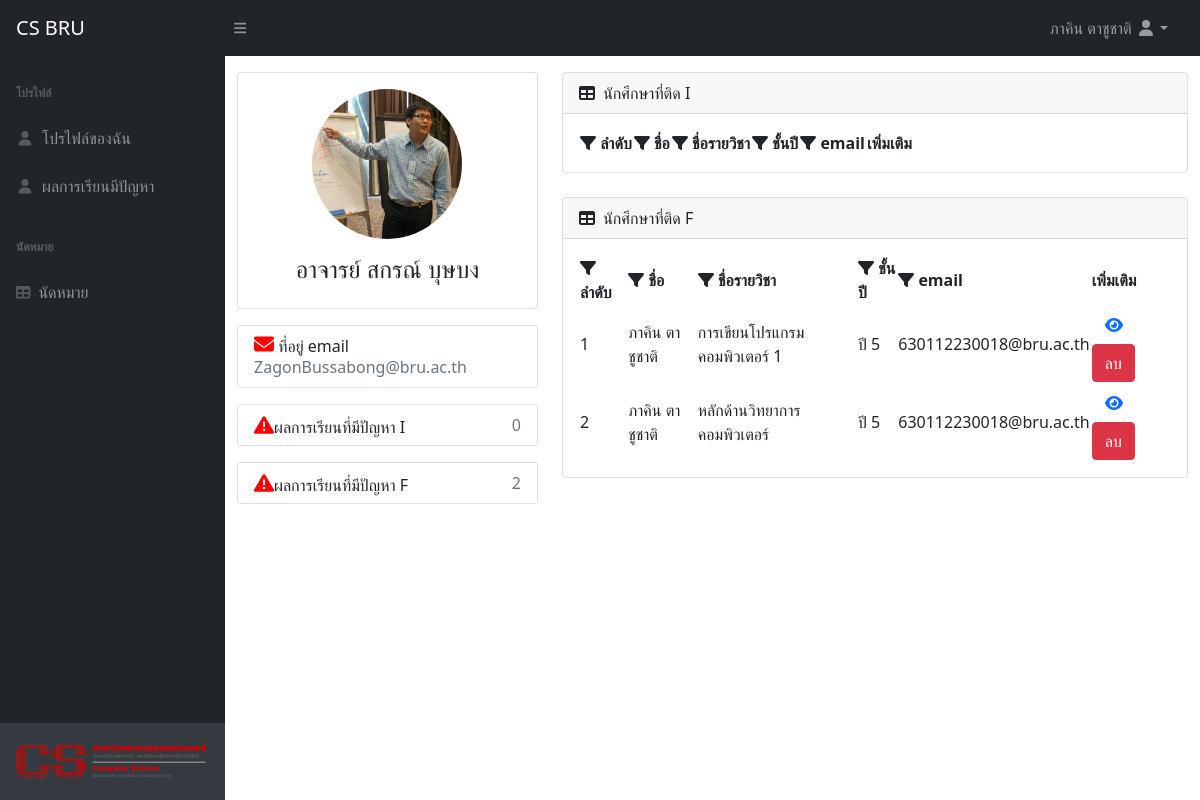
The page /phum_project/page_main_professor.php (signed in) on the database its author committed.
### tables this page shows
CREATE TABLE `user_professor` (
  `id` int(20) NOT NULL,
  `f_name` varchar(50) NOT NULL,
  `l_name` varchar(50) NOT NULL,
  `email` varchar(30) NOT NULL,
  `password` varchar(255) NOT NULL,
  `level` int(1) NOT NULL DEFAULT 2
);

CREATE TABLE `grad` (
  `id` int(11) NOT NULL,
  `id_student` int(20) NOT NULL,
  `id_professor` int(20) DEFAULT 0,
  `id_course` int(11) NOT NULL,
  `grad` varchar(1) NOT NULL
);

CREATE TABLE `user_student` (
  `id` int(20) NOT NULL,
  `ID_student` varchar(12) NOT NULL,
  `f_name` varchar(50) NOT NULL,
  `l_name` varchar(50) NOT NULL,
  `gender` int(1) NOT NULL,
  `year` int(1) NOT NULL,
  `email` varchar(30) NOT NULL,
  `password` varchar(255) NOT NULL,
  `grade_1_1` float DEFAULT NULL,
  `grade_1_2` float DEFAULT NULL,
  `grade_2_1` float DEFAULT NULL,
  `grade_2_2` float DEFAULT NULL,
  `grade_3_1` float DEFAULT NULL,
  `grade_3_2` float DEFAULT NULL,
  `grade_4_1` float DEFAULT NULL,
  `grade_4_2` float DEFAULT NULL,
  `level` int(1) NOT NULL DEFAULT 1
);

CREATE TABLE `course` (
  `id` int(11) NOT NULL,
  `name` varchar(255) DEFAULT NULL,
  `id_professor` int(11) DEFAULT NULL,
  `year` int(11) DEFAULT NULL
);

### phum_project/back_end/funtion.php (called while the page is built, shortened)
<?php
    function show_name_student_form_id($id){
        include('back_end/server.php');
        $sql = "SELECT * FROM user_student WHERE `id` = $id ";
        $resule_professor = mysqli_query($conn,$sql);
        $row_me = mysqli_fetch_assoc($resule_professor);
        $name = $row_me['f_name']." ".$row_me['l_name'];
        return $name;
    }
    function coures_d($id){
        include('back_end/server.php');
        $sql = "SELECT * FROM course WHERE id = $id";
        $resule_professor = mysqli_query($conn,$sql);
        $data = mysqli_fetch_assoc($resule_professor);
        return $data;
    }
?>

### phum_project/page_main_professor.php (the view, shortened to what this page needs)
<?php
    require('back_end/server.php');
    require('back_end/funtion.php');
    $id = $_SESSION['id'];
    $name = $_SESSION['name'];
    $sql = "SELECT * FROM user_professor WHERE id = '$id' ";
    $resule_student = mysqli_query($conn,$sql);
    $row_me = mysqli_fetch_assoc($resule_student);
    $sql = "SELECT * FROM user_student INNER JOIN grad
    ON grad.id_student = user_student.id WHERE id_professor = '$id' AND grad = 'I'";
    $resule_I = mysqli_query($conn,$sql);
    $count_I = mysqli_num_rows($resule_I);
    $sql = "SELECT * FROM user_student INNER JOIN grad
    ON grad.id_student = user_student.id WHERE id_professor = '$id' AND grad = 'F'";
    $resule_F = mysqli_query($conn,$sql);
    $count_F = mysqli_num_rows($resule_F);
?>
<!DOCTYPE html>
<html lang="en">
<head>
    <link href="https://cdn.jsdelivr.net/npm/simple-datatables@latest/dist/style.css" rel="stylesheet" />
    <link href="css/styles.css" rel="stylesheet" />
</head>
<body class="sb-nav-fixed"
    <?php if( isset($_SESSION['succeed']) ){ echo "onload=JSalert()"; unset($_SESSION['succeed']); } ?>>
    <nav class="sb-topnav navbar navbar-expand navbar-dark bg-dark">
        <a class="navbar-brand ps-3" href="#">CS BRU</a>
        <button class="btn btn-link btn-sm order-1 order-lg-0 me-4 me-lg-0" id="sidebarToggle" href="#!"><i
                class="fas fa-bars"></i></button>
        <ul class="navbar-nav ms-auto ms-md-0 me-3 me-lg-4">
            <li class="nav-item dropdown">
                <a class="nav-link dropdown-toggle" id="navbarDropdown" href="#" role="button" data-bs-toggle="dropdown"
                    aria-expanded="false"> <?php echo $name ?> <i class="fas fa-user fa-fw"></i></a>
            </li>
        </ul>
    </nav>
    <div id="layoutSidenav">
        <div id="layoutSidenav_nav">
            <nav class="sb-sidenav accordion sb-sidenav-dark" id="sidenavAccordion">
                <div class="sb-sidenav-menu">
                    <div class="nav">
                        <?php require('link.php'); ?>
                    </div>
                </div>
                <div class="sb-sidenav-footer">
                    <img src="img/cs_bru_logo.png" width="100%" alt="">
                </div>
            </nav>
        </div>
        <div id="layoutSidenav_content">
            <main>
                <div class="container">
                    <div class="main-body">
                        <div class="row gutters-sm mt-3">
                            <div class="col-md-4 mb-3">
                                <div class="card">
                                    <div class="card-body">
                                        <div class="d-flex flex-column align-items-center text-center">
                                        <?php if( file_exists("img_professor/$id.jpg") ){  ?>
                                            <img src="img_professor/<?php echo $id ?>.jpg" height="150" class="rounded-circle"
                                            width="150">
                                        <?php }else{  ?>
                                            <img src="img/free_profile.png" alt="Admin" class="rounded-circle" width="150">
                                        <?php }  ?>
                                            <div class="mt-3">
                                                <h4>อาจารย์ <?php echo $row_me['f_name']." ".$row_me['l_name'] ?></h4>
                                            </div>
                                        </div>
                                    </div>
                                </div>
                                <div class="card mt-3">
                                    <ul class="list-group list-group-flush">
                                        <li
                                            class="list-group-item d-flex justify-content-between align-items-center flex-wrap">
                                            <h6 class="mb-0"><i style="font-size:20px;color:red;"
                                                    class="fa fa-envelope"></i> ที่อยู่ email</button></h6>
                                            <span class="text-secondary"><?php echo $row_me['email']?></span>
                                        </li>
                                    </ul>
                                </div>
                                <div class="card mt-3">
                                    <ul class="list-group list-group-flush">
                                        <li
                                            class="list-group-item d-flex justify-content-between align-items-center flex-wrap">
                                            <h6 class="mb-0"><i style="font-size:20px;color:red;"
                                                    class="fa fa-exclamation-triangle"></i>ผลการเรียนที่มีปัญหา I</button></h6>
                                            <span class="text-secondary"><?php echo $count_I ?></span>
                                        </li>
                                    </ul>
                                </div>
                                <div class="card mt-3">
                                    <ul class="list-group list-group-flush">
                                        <li
                                            class="list-group-item d-flex justify-content-between align-items-center flex-wrap">
                                            <h6 class="mb-0"><i style="font-size:20px;color:red;"
                                                    class="fa fa-exclamation-triangle"></i>ผลการเรียนที่มีปัญหา F</button></h6>
                                            <span class="text-secondary"><?php echo $count_F ?></span>
                                        </li>
                                    </ul>
                                </div>
                            </div>
                            <div class="col-md-8">
                                <div class="card mb-4">
                                    <div class="card-header">
                                        <i class="fas fa-table me-1"></i>
                                        นักศึกษาที่ติด I
                                    </div>
                                    <div class="card-body">
                                        <table id="datatablesSimple">
                                            <thead>
                                                <tr>
                                                    <th> <i class="fa fa-filter"></i> ลำดับ</th>
                                                    <th> <i class="fa fa-filter"></i> ชื่อ</th>
                                                    <th> <i class="fa fa-filter"></i> ชื่อรายวิชา</th>
                                                    <th> <i class="fa fa-filter"></i> ชั้นปี</th>
                                                    <th> <i class="fa fa-filter"></i> email</th>
                                                    <th> เพิ่มเติม </th>
                                                </tr>
                                            </thead>
                                        </table>
                                    </div>
                                </div>
                                <div class="card mb-4">
                        <div class="card-header">
                            <i class="fas fa-table me-1"></i>
                            นักศึกษาที่ติด F
                        </div>
                        <div class="card-body">
                            <table id="datatablesSimpl2">
                                <thead>
                                    <tr>
                                        <th> <i class="fa fa-filter"></i> ลำดับ</th>
                                        <th> <i class="fa fa-filter"></i> ชื่อ</th>
                                        <th> <i class="fa fa-filter"></i> ชื่อรายวิชา</th>
                                        <th> <i class="fa fa-filter"></i> ชั้นปี</th>
                                        <th> <i class="fa fa-filter"></i> email</th>
                                        <th> เพิ่มเติม </th>
                                    </tr>
                                </thead>
                                    <?php for($i = 0 ; $i < $count_F ; $i++){ $row_F = mysqli_fetch_assoc($resule_F); ?>
                                        <tr>
                                            <td><?php echo $i+1 ?></td>
                                            <td><?php echo show_name_student_form_id($row_F['id_student']) ?></td>
                                            <td><?php echo coures_d($row_F['id_course'])['name'] ?></td>
                                            <td>ปี <?php echo $row_F['year'] ?></td>
                                            <td><?php echo $row_F['email'] ?></td>
                                            <td>
                                                <a href="page_profile_student.php?id=<?php echo $row_F['id_student'] ?>">
                                                <button class="btn btn-link"><i class="fa fa-eye"></i></button> </a>
                                                <a class="btn btn-danger" href="back_end/delete_problem_with_grades.php?id=<?php echo $row_F['id'] ?>">ลบ</a>
                                            </td>
                                        </tr>
                                    <?php } ?>
                            </table>
                        </div>
                    </div>
                            </div>
                        </div>
                    </div>
            </main>
        </div>
    </div>
</body>
</html>

### phum_project/page_main_professor.php (style rules this page uses)
a { text-decoration: none; }

### rows shown on the page
user_professor: f_name "สกรณ์", l_name "บุษบง", email "ZagonBussabong@bru.ac.th"
grad: id_student.l_name "ภาคิน ตาชูชาติ", id_course.name "การเขียนโปรแกรมคอมพิวเตอร์ 1", id_student.year "5", id_student.email "630112230018@bru.ac.th"
grad: id_student.l_name "ภาคิน ตาชูชาติ", id_course.name "หลักด้านวิทยาการคอมพิวเตอร์", id_student.year "5", id_student.email "630112230018@bru.ac.th"

### other values the page prints
$name "ภาคิน ตาชูชาติ"
$count_I "0"
$count_F "2"
